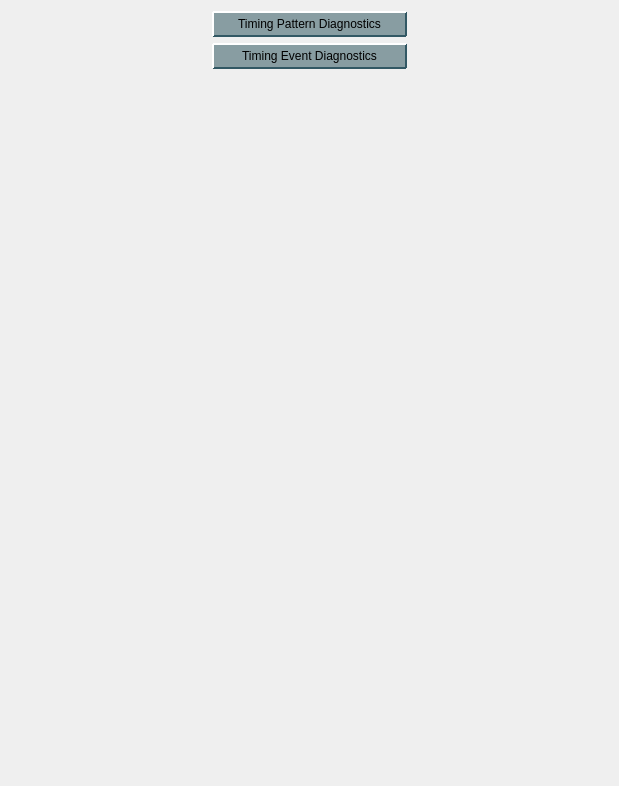
<?xml version="1.0" encoding="UTF-8"?>
<ui version="4.0">
 <class>Form</class>
 <widget class="QWidget" name="Form">
  <property name="geometry">
   <rect>
    <x>0</x>
    <y>0</y>
    <width>619</width>
    <height>786</height>
   </rect>
  </property>
  <property name="sizePolicy">
   <sizepolicy hsizetype="Preferred" vsizetype="Preferred">
    <horstretch>1</horstretch>
    <verstretch>0</verstretch>
   </sizepolicy>
  </property>
  <property name="windowTitle">
   <string>Timing - ${DEVICE}</string>
  </property>
  <property name="styleSheet">
   <string notr="true">/* Background color of popup-list.*/ 
QComboBox QListView{
    background-color:white;
    border:1px solid gray;
}
/* Needed to complete the rule set. */
QComboBox::item:alternate {
    background: white;
}
/* Color of the selected list item. */
QComboBox::item:selected {
    border: 1px solid transparent;
    background: #d1ede1;
}
/* Indicator will shine through the label text if you don't make it hidden. */
QComboBox::indicator{
    background-color:transparent;
    selection-background-color:transparent;
    color:transparent;
    selection-color:transparent;
}
QPushButton {
    background-color: rgb(136,157,162);
    border-color: rgb(212,228,233) rgb(50,88,100) rgb(50,88,100) rgb(212,228,233);
    border-style: outset;
    border-radius: 1px;
    border-width: 2px; 
    padding: 4px;
}
QPushButton:hover {
   background-color: rgb(106,127,132);
}
QPushButton:pressed {
    background-color: rgb(208,229,232);
    border-style: inset;
    border-width: 2px;
	border-color: rgb(50,88,100) rgb(212,228,233) rgb(212,228,233) rgb(50,88,100);
}
QPushButton:checked{
    background-color: rgb(208,229,232);
    border-style: inset;
    border-width: 2px;
	border-color:  rgb(112,134,142) rgb(229,233,235) rgb(239,233,235) rgb(112,134,142);
}
QLineEdit {
  background-color: rgb(218,223,230);
  border-color: rgb(66,77,96);
  border-style: inset;
  border-width: 2px 1px 1px 2px;
}
QLineEdit:hover {
 background-color: rgb(198,203,210)
}
PyDMLabel {
  background-color: rgb(189,197,205);
}</string>
  </property>
  <layout class="QGridLayout" name="gridLayout">
   <item row="0" column="1">
    <widget class="PyDMRelatedDisplayButton" name="PyDMRelatedDisplayButton_2">
     <property name="toolTip">
      <string/>
     </property>
     <property name="text">
      <string>Timing Pattern Diagnostics</string>
     </property>
     <property name="filenames" stdset="0">
      <stringlist>
       <string>timing_pattern_diagnostics.ui</string>
      </stringlist>
     </property>
     <property name="openInNewWindow" stdset="0">
      <bool>true</bool>
     </property>
    </widget>
   </item>
   <item row="1" column="1">
    <widget class="PyDMRelatedDisplayButton" name="PyDMRelatedDisplayButton">
     <property name="sizePolicy">
      <sizepolicy hsizetype="Minimum" vsizetype="Fixed">
       <horstretch>0</horstretch>
       <verstretch>0</verstretch>
      </sizepolicy>
     </property>
     <property name="toolTip">
      <string/>
     </property>
     <property name="text">
      <string>Timing Event Diagnostics</string>
     </property>
     <property name="filenames" stdset="0">
      <stringlist>
       <string>timing_event_diagnostics.ui</string>
      </stringlist>
     </property>
     <property name="openInNewWindow" stdset="0">
      <bool>true</bool>
     </property>
    </widget>
   </item>
   <item row="0" column="0" rowspan="3">
    <widget class="PyDMEmbeddedDisplay" name="PyDMEmbeddedDisplay">
     <property name="toolTip">
      <string/>
     </property>
     <property name="filename" stdset="0">
      <string>timing.ui</string>
     </property>
    </widget>
   </item>
   <item row="3" column="0" colspan="3">
    <widget class="PyDMEmbeddedDisplay" name="PyDMEmbeddedDisplay_2">
     <property name="toolTip">
      <string/>
     </property>
     <property name="filename" stdset="0">
      <string>tpr.ui</string>
     </property>
    </widget>
   </item>
  </layout>
 </widget>
 <customwidgets>
  <customwidget>
   <class>PyDMEmbeddedDisplay</class>
   <extends>QFrame</extends>
   <header>pydm.widgets.embedded_display</header>
  </customwidget>
  <customwidget>
   <class>PyDMRelatedDisplayButton</class>
   <extends>QPushButton</extends>
   <header>pydm.widgets.related_display_button</header>
  </customwidget>
 </customwidgets>
 <resources/>
 <connections/>
</ui>
